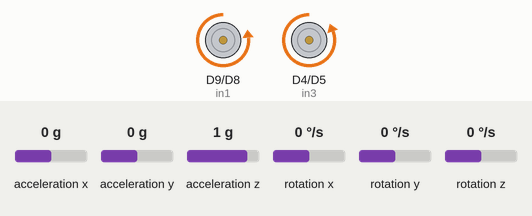
Simulated run of this sketch. Board: Arduino Nano 33 BLE. On the bench: motor-driver pin pairs drawn as motors (green arrow = first pin HIGH = forward, orange = second pin HIGH = backward, longer = more drive, scaled by the enable pin). The inputs (shaded band) are chosen by the test bench; at power-on: acceleration z 1 g, acceleration y 0 g, rotation x 0 °/s, acceleration x 0 g, rotation y 0 °/s, rotation z 0 °/s.

Above: at 2.7 s.
2.8 s: acceleration z set to 0.1 g
4.3 s: acceleration z set to -0.2 g
At 5.6 s:
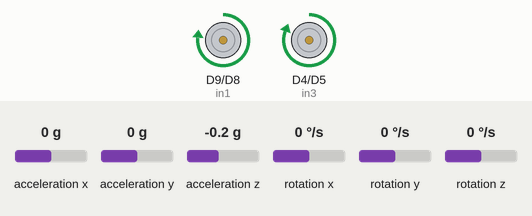
7.3 s: acceleration y set to -0.8 g
10.3 s: acceleration y set to 0 g
At 10.63 s:
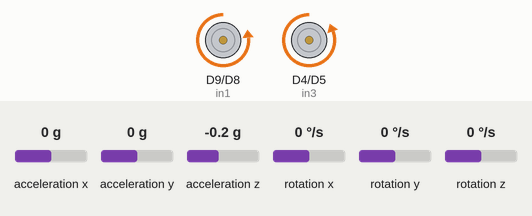
13.3 s: rotation x set to -7 °/s
At 13.63 s:
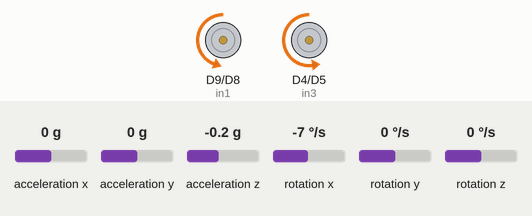
15.2 s: acceleration y set to -1.4 g
At 16.6 s:
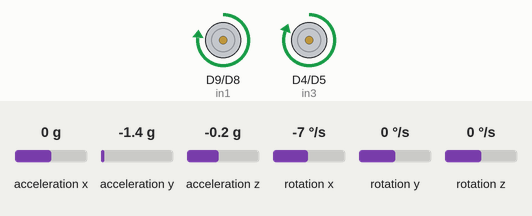
Timing chart, 0 to 18.4 s (numbered marks = the images above; inputs shaded):
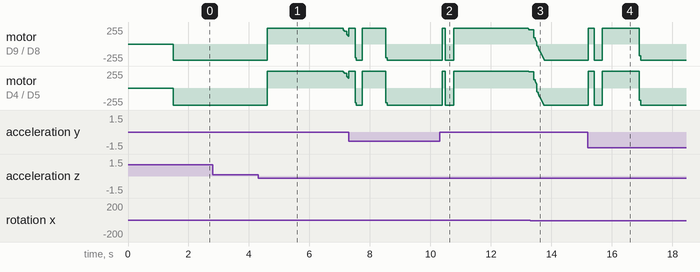

The sketch:

zelfBalancerendeRobotV2.5.ino
```cpp
#include <Arduino_LSM9DS1.h>

float aX, aY, aZ;  //acceleratie rond de assen
float gX, gY, gZ;  //hoeksnelheid rond de assen
float aAngle = 0;  //hoek berekend door de accelerometer
float gAngle = 0;  //hoek berekend door de gyroscoop

float alpha = 0.9925;  //waarde die bepaald hoe zwaar de gyroscoop hoek doorweegt in verhouding tot accelerometer
float minPWM = 38;  //42,  De PWM waarde waarbij de motoren ongeveer beginnen te werken
float maxPWM = 255;

unsigned long currentTime = 0, deltaTime = 0, previousTime = 0;  //voor tijd tussen 2 loops bij te houden

double currentAngle = 0;
double previousAngle = 0;

int enA = 7;
int in1 = 9;
int in2 = 8;

int enB = 6;
int in3 = 4;
int in4 = 5;

// PID
const float Kp = 31;
const float Ki = 0.225;
const float Kd = 975;


double errorSize=0, lastError=0;
double cumError, rateError;
double setPoint = -2.75;
double outPID;
float motorOutput;


/* SETUP */

void setup() {
  pinMode(enA, OUTPUT);
  pinMode(enB, OUTPUT);
  pinMode(in1, OUTPUT);
  pinMode(in2, OUTPUT);
  pinMode(in3, OUTPUT);
  pinMode(in4, OUTPUT);
  Serial.begin(9600);

  if (!IMU.begin()) {
    Serial.println("Failed to initialize IMU!");  //IMU binnenhalen
    while (1);
  }

  IMU.readAcceleration(aX, aY, aZ);
  IMU.readGyroscope(gX, gY, gZ);  //Dit wordt uitgevoerd omdat de eerste waarden onbruikbaar zijn (waarden die niet kloppen)
  delay(1500);
}

/* LOOP */

void calculateAngle() {
  if (IMU.accelerationAvailable() && IMU.gyroscopeAvailable()) {
    currentTime = millis();
    deltaTime = currentTime - previousTime; //tijd nodig voor loop uit te voeren
    previousTime = currentTime;

    IMU.readAcceleration(aX, aY, aZ);  //accelerometer uitlezen
    IMU.readGyroscope(gX, gY, gZ);     //gyroscoop uitlezen

    aAngle = atan2(aY, aZ) * RAD_TO_DEG;                                               // bgtan tussen aX en aZ en dan omgezet naar graden
    gAngle = (float)gX * deltaTime / 1000;                                             //hoeksnelheid(dgrs/s) * tijd(s) = hoek (dgrs)
    currentAngle = (double)(alpha * (previousAngle - gAngle) + (1 - alpha) * aAngle);  //complementary filter met alpha als gewicht
    previousAngle = currentAngle;
    calculatePID(currentAngle);
  }
}

void calculatePID(double currentAngle){
  errorSize = tan((setPoint - currentAngle) * DEG_TO_RAD)*RAD_TO_DEG ;  //proportionele term omgezet met tangens
  cumError += errorSize* deltaTime;
  cumError = constrain(cumError,-4000,4000);
  rateError = (errorSize - lastError)/(deltaTime);  //afgeleide
  outPID = Kp*errorSize + Ki*cumError + Kd*rateError; //totale PID berekeneing
  lastError = errorSize;
  motorSturing(outPID); //motorsturing aanspreken met nodige input
}

void motorSturing(int motorSpeed) {  // Programma om de richting en de snelheid van de motoren te sturen
  motorSpeed = constrain(motorSpeed , -255,255);
  if (motorSpeed < 0) {
    digitalWrite(in1, LOW);  // Omkeren van de polariteit van de linker motor om de robot naar achter te sturen
    digitalWrite(in2, HIGH);
    digitalWrite(in3, LOW);  // Omkeren van de polariteit van de rechter motor om de robot naar achter te sturen
    digitalWrite(in4, HIGH);
    motorOutput = ((maxPWM-minPWM)/maxPWM)*motorSpeed - minPWM;
    analogWrite(enA, abs(motorOutput)-15);
    analogWrite(enB, abs(motorOutput)+15);

  } else {
    digitalWrite(in1, HIGH);  // Omkeren van de polariteit van de linker motor om de robot naar voor te sturen
    digitalWrite(in2, LOW);
    digitalWrite(in3, HIGH);  // Omkeren van de polariteit van de rechter motor om de robot naar voor te sturen
    digitalWrite(in4, LOW);
    motorOutput = ((maxPWM-minPWM)/maxPWM)*motorSpeed + minPWM;
    analogWrite(enA, abs(motorOutput)-15);
    analogWrite(enB, abs(motorOutput)+15);
  }
}

void loop() {
  calculateAngle();
}
```

Measured:
- the behaviour switches between 0 and -0.1 g on acceleration z (found by bisection; images 0 and 1)
- after the input at 2.8 s, every drawn part: stays the same
- after the input at 4.3 s, motor on D9 (in1) / D8 (in2): backward 240/255 → forward 240/255 after 0.31 s, → forward 188/255 2.5 s later, → forward 114/255 0.12 s later; motor on D4 (in3) / D5 (in4): backward 255/255 → forward 255/255 after 0.31 s, → forward 218/255 2.5 s later, → forward 144/255 0.12 s later
